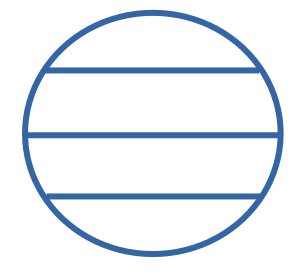
#> input picture 01.data_collection/02.recording_data/02.data_recording/backup/ball-with-3-lines.png, 307 x 277 px, given in place of the camera
$ python webcam_track_ball.py
#> lines starting #> are read from the running program, lines starting #| are printed output that depends on the picture
import cv2
import imutils
import time
import numpy as np
device="/dev/video2"


'''
Problem 1 : Different applications use different scales for HSV. For example gimp uses H = 0-360, S = 0-100 and V = 0-100. But OpenCV uses H: 0-179, S: 0-255, V: 0-255. Here i got a hue value of 22 in gimp. So I took half of it, 11, and defined range for that. ie (5,50,50) - (15,255,255).

Problem 2: And also, OpenCV uses BGR format, not RGB. So change your code which converts RGB to HSV as follows:

cv.CvtColor(frame, frameHSV, cv.CV_BGR2HSV)

'''

low_black = np.array([0, 0, 0])
high_black = np.array([350,55,100])

#ORANGE_MIN = cv.Scalar(18, 40, 90)
#ORANGE_MAX = cv.Scalar(27, 255, 255)
ORANGE_MIN = np.array([5, 50, 50],np.uint8)
ORANGE_MAX = np.array([15, 255, 255],np.uint8)
low_blue = np.array([94, 80, 2])
high_blue = np.array([126, 255, 255])
low_red = np.array([161, 155, 84])
high_red = np.array([179, 255, 255])
low_green = np.array([25, 52, 72])
high_green = np.array([102, 255, 255])
low_every_except_white = np.array([0, 42, 0])
high_every_except_white = np.array([179, 255, 255])
#vs = cv2.VideoCapture("input.mp4")
vs = cv2.VideoCapture(device)
time.sleep(2.0)

while True:
    _, frame = vs.read()
#> frame is the input picture: shape (277, 307, 3); mean B, G, R 245.7, 239.2, 234.1

    if frame is None:
        break

    blurred = cv2.GaussianBlur(frame, (11, 11), 0)
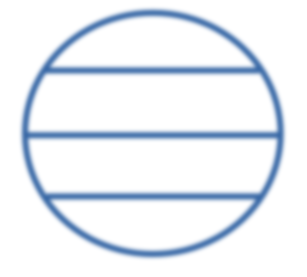
#> blurred: shape (277, 307, 3); mean B, G, R 245.7, 239.2, 234.1
    width, height = frame.shape[:2]
#> width = 277; height = 307
    hsv = cv2.cvtColor(blurred, cv2.COLOR_BGR2HSV)
#> hsv: shape (277, 307, 3); mean H, S, V 28.9, 15.1, 245.7
    mask = cv2.inRange(hsv, low_black, high_black)
#> mask: shape (277, 307); every value is 0
    mask = cv2.erode(mask, None, iterations=2)
    mask = cv2.dilate(mask, None, iterations=2)
    cnts = cv2.findContours(mask.copy(), cv2.RETR_EXTERNAL,
                            cv2.CHAIN_APPROX_SIMPLE)
#> cnts = 0 contours
    cnts = imutils.grab_contours(cnts)
#> cnts = []
    center = None

    if len(cnts) > 0:
        c = max(cnts, key=cv2.contourArea)
        ((x, y), radius) = cv2.minEnclosingCircle(c)
        M = cv2.moments(c)
        center = (int(M["m10"] / M["m00"]), int(M["m01"] / M["m00"]))

        # To see the centroid clearly
        if radius > 10:
            cv2.circle(frame, (int(x), int(y)), int(radius), (0, 255, 255), 5)
            cv2.imwrite("circled_frame.png", cv2.resize(frame, (int(height / 2), int(width / 2))))
            cv2.circle(frame, center, 5, (0, 0, 255), -1)

    cv2.imshow("Frame", frame)
    if cv2.waitKey(1) & 0xFF == ord('q'):
#> (key q is pressed here)
        break

vs.release()
cv2.destroyAllWindows()
